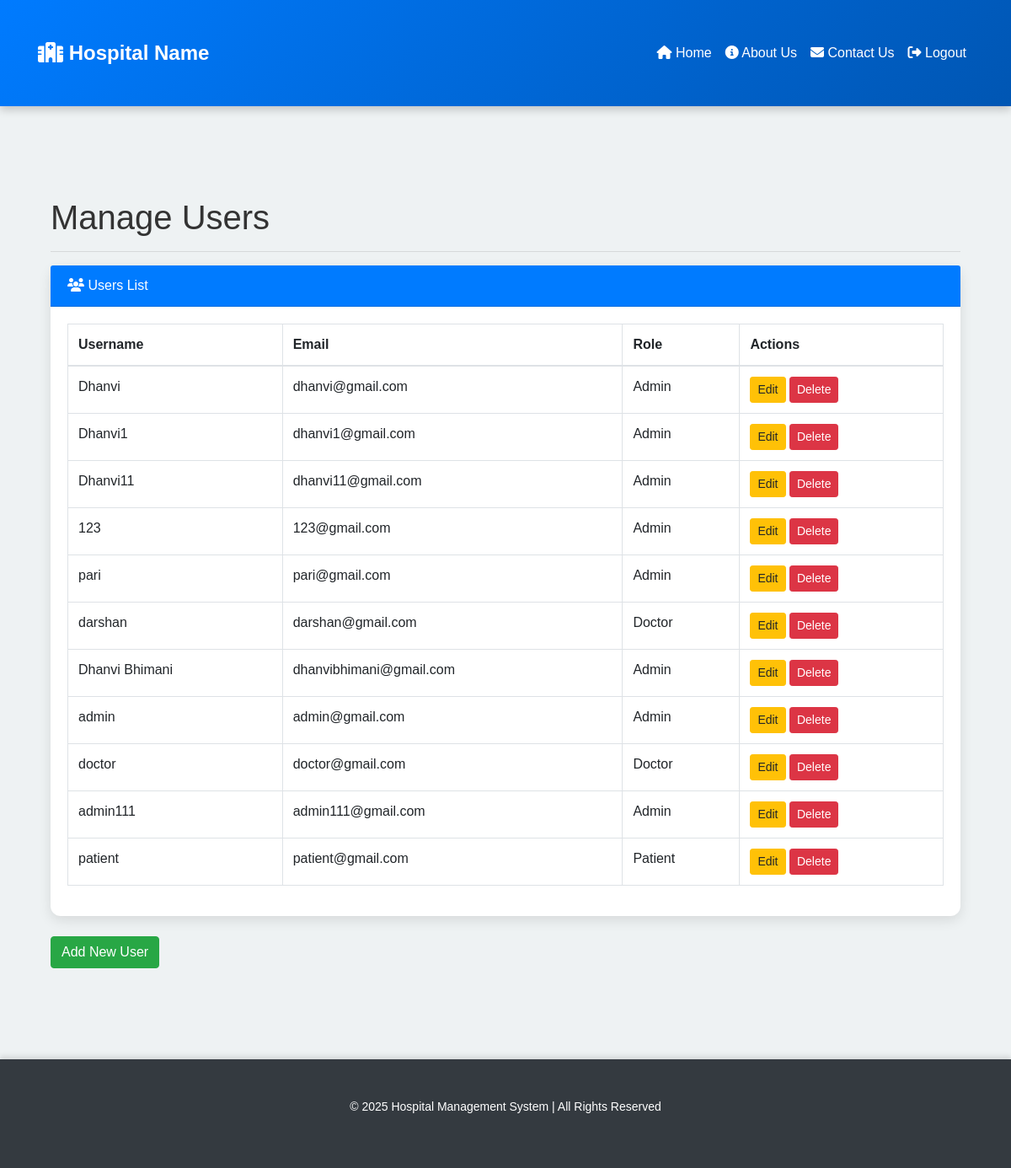
Page /admin/manage_users (signed in) on the earlier database version.
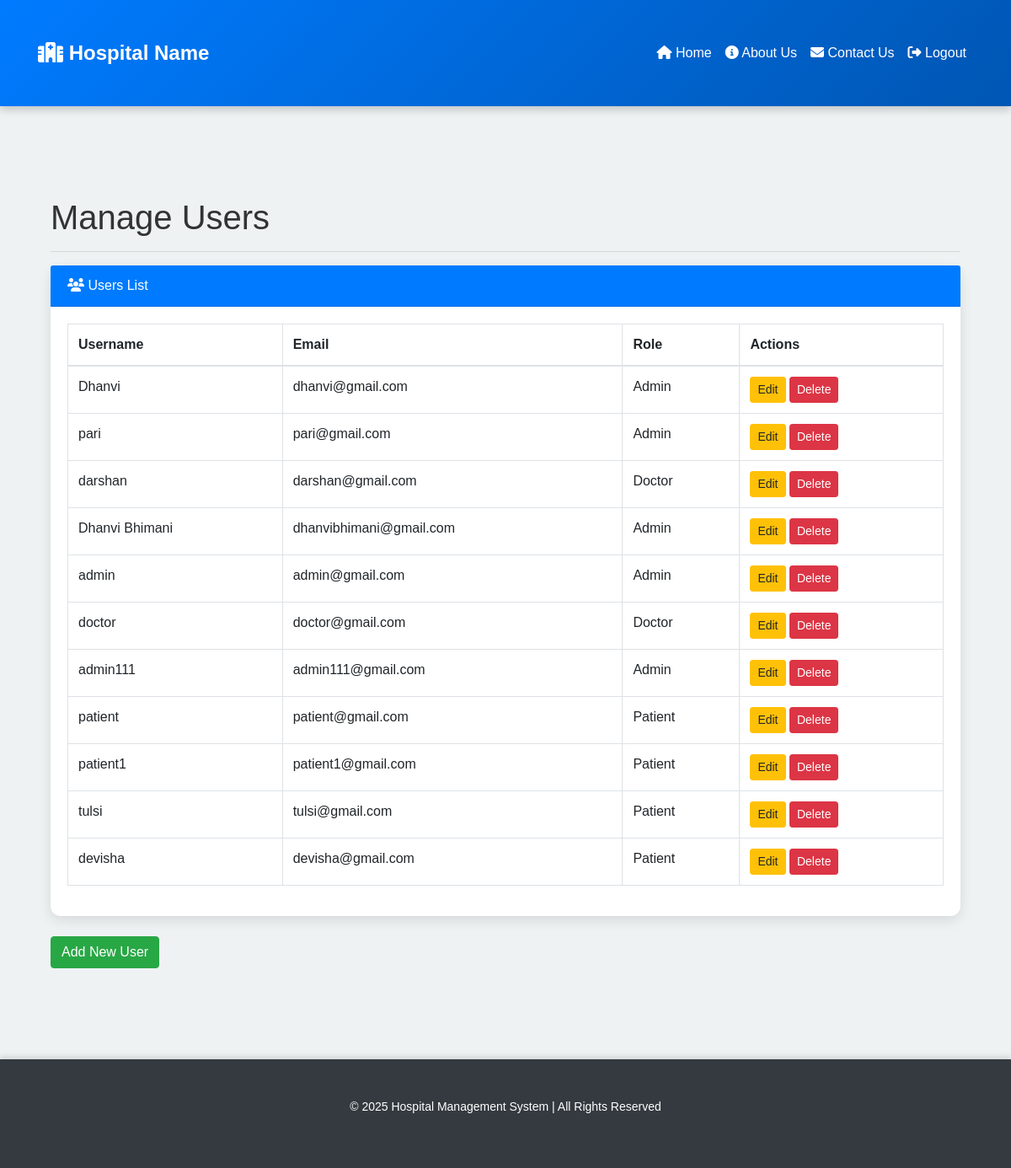
Same page on the later database version.
### app/models.py (models this page shows)
class User(db.Model, UserMixin):
    __tablename__ = 'user'
    id = db.Column(db.Integer, primary_key=True)
    username = db.Column(db.String(80), unique=True, nullable=False)
    email = db.Column(db.String(120), unique=True, nullable=False)
    password = db.Column(db.String(120), nullable=False)
    role_id = db.Column(db.Integer, db.ForeignKey('role.id'), nullable=False)

class Role(db.Model):
    __tablename__ = 'role'
    id = db.Column(db.Integer, primary_key=True)
    name = db.Column(db.String(50), unique=True, nullable=False)
    users = db.relationship('User', backref='role', lazy=True)

### app/routes.py (the view)
@admin_routes.route('/manage_users')
@login_required
def manage_users():
    print("Current User Role:", current_user.role.name)
    if current_user.role and current_user.role.name.lower() != 'admin':
        flash("You don't have permission to access this page.", 'danger')
        return redirect(url_for('main_routes.home'))
    users = User.query.all()
    return render_template('manage_users.html', users=users)

### app/__init__.py (called while the page is built)
@login_manager.user_loader
def load_user(user_id):
    return User.query.get(int(user_id))

### app/templates/manage_users.html
{% extends "base.html" %}
{% block content %}
<div class="container">
    <h1 class="mt-4">Manage Users</h1>
    <hr>
    <div class="card mb-4">
        <div class="card-header bg-primary text-white">
            <i class="fas fa-users"></i> Users List
        </div>
        <div class="card-body">
            {% if users %}
                <table class="table table-bordered">
                    <thead>
                        <tr>
                            <th>Username</th>
                            <th>Email</th>
                            <th>Role</th>
                            <th>Actions</th>
                        </tr>
                    </thead>
                    <tbody>
                        {% for user in users %}
                        <tr>
                            <td>{{ user.username }}</td>
                            <td>{{ user.email }}</td>
                            <td>{{ user.role.name }}</td>
                            <td>
                                <a href="{{ url_for('admin.edit_user', user_id=user.id) }}" class="btn btn-warning btn-sm">Edit</a>
                                <a href="{{ url_for('admin.delete_user', user_id=user.id) }}" class="btn btn-danger btn-sm" onclick="return confirm('Are you sure you want to delete this user?')">Delete</a>
                            </td>
                        </tr>
                        {% endfor %}
                    </tbody>
                </table>
            {% else %}
                <p>No users found.</p>
            {% endif %}
        </div>
    </div>
    <a href="{{ url_for('admin.add_user') }}" class="btn btn-success">Add New User</a>
</div>
{% endblock %}

### app/templates/base.html (shortened to what this page needs)
<!DOCTYPE html>
<html lang="en">
<head>
    <link href="https://stackpath.bootstrapcdn.com/bootstrap/4.5.2/css/bootstrap.min.css" rel="stylesheet">
    <link rel="stylesheet" href="https://cdnjs.cloudflare.com/ajax/libs/font-awesome/6.4.2/css/all.min.css">
    <link rel="stylesheet" href="{{ url_for('static', filename='css/styles.css') }}">
</head>
<body>
    <nav class="navbar navbar-expand-lg navbar-dark bg-primary">
        <div class="container">
            <a class="navbar-brand" href="/">
                <i class="fas fa-hospital"></i> Hospital Name
            </a>
            <div class="collapse navbar-collapse" id="navbarNav">
                <ul class="navbar-nav ml-auto">
                    <li class="nav-item">
                        <a class="nav-link" href="/"><i class="fas fa-home"></i> Home</a>
                    </li>
                    <li class="nav-item">
                        <a class="nav-link" href="/about"><i class="fas fa-info-circle"></i> About Us</a>
                    </li>
                    <li class="nav-item">
                        <a class="nav-link" href="/contact"><i class="fas fa-envelope"></i> Contact Us</a>
                    </li>
                    {% if current_user.is_authenticated %}
                        <li class="nav-item">
                            <a class="nav-link text-danger" href="/logout"><i class="fas fa-sign-out-alt"></i> Logout</a>
                        </li>
                    {% else %}
                        <li class="nav-item">
                            <a class="nav-link" href="/role-selection"><i class="fas fa-sign-in-alt"></i> Login</a>
                        </li>
                    {% endif %}
                </ul>
            </div>
        </div>
    </nav>
    <div class="container mt-4">
        {% block content %}
        {% endblock %}
    </div>
    <footer class="footer bg-dark text-white py-3 mt-5">
        <div class="container text-center">
            <p>&copy; 2025 Hospital Management System | All Rights Reserved</p>
        </div>
    </footer>
</body>
</html>

### app/static/css/styles.css (style rules this page uses)
body { font-family: 'Poppins', sans-serif; background-color: #eef2f3; color: #333; margin: 0; padding: 0; }
.navbar { background: linear-gradient(135deg, #007bff, #0056b3); padding: 10px 20px; box-shadow: 0px 4px 10px rgba(0, 0, 0, 0.2); }
.navbar-brand { font-size: 24px; font-weight: bold; color: #fff !important; }
.navbar-nav .nav-link { color: #fff !important; font-weight: 500; transition: all 0.3s ease-in-out; padding: 8px 15px; border-radius: 5px; }
.container { padding-top: 30px; padding-bottom: 30px; }
.card { border: none; border-radius: 12px; box-shadow: 0px 5px 15px rgba(0, 0, 0, 0.1); transition: all 0.3s ease-in-out; }
.footer { background: #343a40; color: white; text-align: center; padding: 15px 0; font-size: 14px; box-shadow: 0px -4px 6px rgba(0, 0, 0, 0.1); }

Differences in the rows shown:
removed User: username "Dhanvi1", email "dhanvi1@gmail.com", role.name "Admin"
removed User: username "Dhanvi11", email "dhanvi11@gmail.com", role.name "Admin"
removed User: username "123", email "123@gmail.com", role.name "Admin"
added User: username "patient1", email "patient1@gmail.com", role.name "Patient"
added User: username "tulsi", email "tulsi@gmail.com", role.name "Patient"
added User: username "devisha", email "devisha@gmail.com", role.name "Patient"
